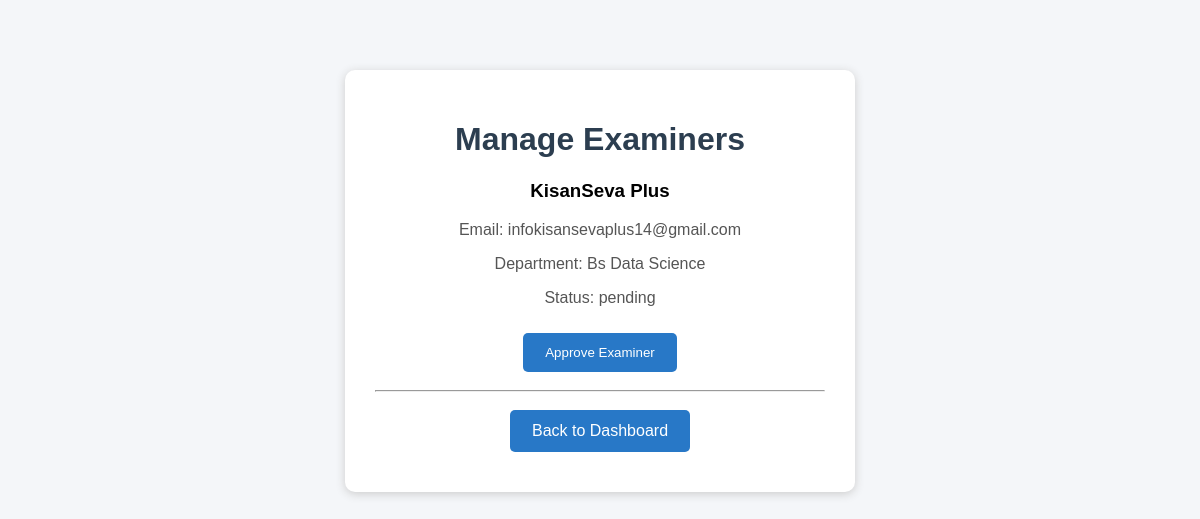
Before: /admin/examiners (signed in) with the older database file.
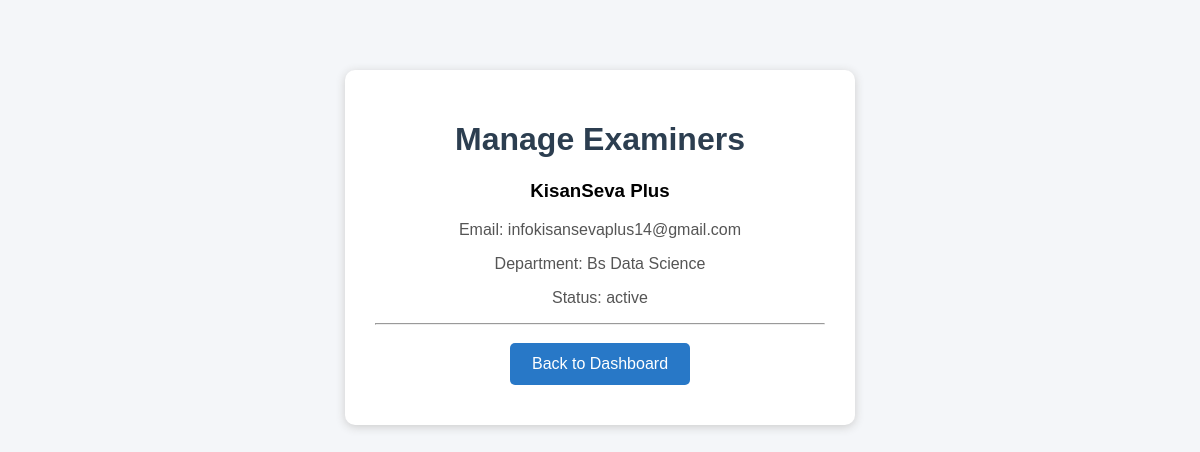
After: the same page with the newer database file.
### tables this page shows
CREATE TABLE users (
            id INTEGER PRIMARY KEY AUTOINCREMENT,
            name TEXT NOT NULL,
            email TEXT UNIQUE NOT NULL,
            password TEXT NOT NULL,
            role TEXT NOT NULL,
            contact TEXT,
            department TEXT,
            status TEXT DEFAULT 'active',
            created_at TIMESTAMP DEFAULT CURRENT_TIMESTAMP
        );

### app.py (the view)
@app.route("/admin/examiners")
def admin_examiners():
    if not is_admin():
        return redirect(url_for("login"))
    conn = get_db_connection()
    examiners = conn.execute("""
        SELECT * FROM users
        WHERE role = 'examiner'
        ORDER BY id DESC
    """).fetchall()
    conn.close()
    return render_template(
        "admin/examiners.html",
        examiners=examiners
    )

### app.py (called while the page is built)
def is_admin():
    return "user_id" in session and session.get("role") == "admin"

### database.py (called while the page is built)
def get_db_connection():
    conn = sqlite3.connect(DATABASE)
    conn.execute("PRAGMA foregin_key = ON") # Foregin keys ko enable karta hai yeh
    conn.row_factory = sqlite3.Row # row ko dictonary ki thara acces kar sakta hai
    return conn

### templates/admin/examiners.html (shortened to what this page needs)
<!DOCTYPE html>
<html>
<head>
    <link rel="stylesheet"
    href="{{ url_for('static', filename='style.css') }}">
</head>
<body>
    <div class="container">
        <h1>Manage Examiners</h1>
        {% if examiners %}
            {% for examiner in examiners %}
                <div>
                    <h3>{{ examiner["name"] }}</h3>
                    <p>Email: {{ examiner["email"] }}</p>
                    <p>Department: {{ examiner["department"] }}</p>
                    <p>Status: {{ examiner["status"] }}</p>
                    {% if examiner["status"] == "pending" %}
                        <form method="POST"
                        action="/admin/approve-examiner/{{ examiner['id'] }}">
                            <button type="submit">
                                Approve Examiner
                            </button>
                        </form>
                    {% endif %}
                    <hr>
                </div>
            {% endfor %}
        {% else %}
            <p>No examiners registered yet.</p>
        {% endif %}
        <a href="/admin/dashboard" class="btn">
            Back to Dashboard
        </a>
    </div>
</body>
</html>

Changed rows visible on the page:
changed users "KisanSeva Plus": status "pending" → "active"; no longer shows "Approve Examiner"
